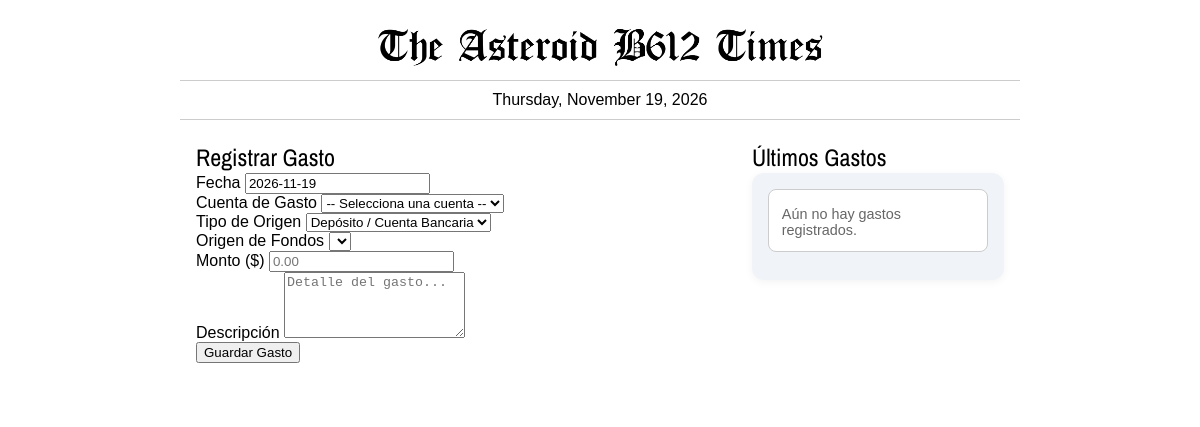
The app's page /add-gasto/, older data.
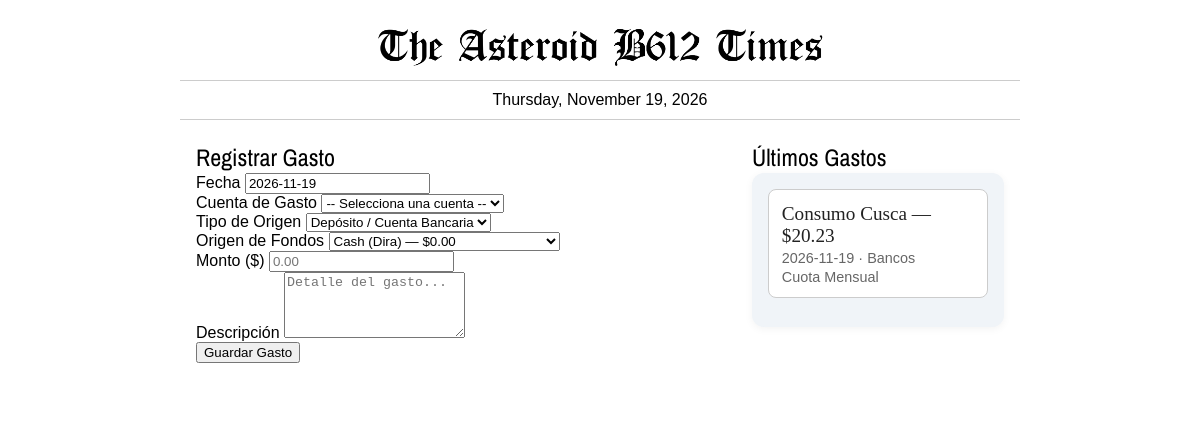
The same page, newer data.
### times/models.py (models this page shows, shortened)
class TrxGasto(models.Model):
    fecha = models.DateField()
    cuenta = models.ForeignKey(CuentaGasto, related_name='cta_gasto', on_delete=models.CASCADE)
    origen = models.IntegerField()
    tipo_origen = models.IntegerField()
    monto = models.DecimalField(max_digits=18,decimal_places=2)
    descripcion = models.TextField()

class CuentaGasto(models.Model):
    categoria = models.ForeignKey(CategoriaGastos, related_name='cat_gasto', on_delete=models.CASCADE)
    cuenta = models.CharField(max_length=256)

class CategoriaGastos(models.Model):
    categoria = models.CharField(max_length=256)

### times/views.py (the view, shortened to what this page needs)
# urls.py: path('add-gasto/', views.addGasto, name='addGasto'),
def addGasto(request):
    categorias = CategoriaGastos.objects.prefetch_related('cat_gasto').all().order_by('categoria')
    depositos = Depositos.objects.all().order_by('nombre')
    lineas_credito = LineaCredito.objects.all().order_by('nombre')
    ultimos_gastos = TrxGasto.objects.select_related('cuenta', 'cuenta__categoria').order_by('-fecha', '-id')[:10]
    return render(request, 'add-gasto.html', {
        'categorias': categorias,
        'depositos': depositos,
        'lineas_credito': lineas_credito,
        'ultimos_gastos': ultimos_gastos,
        'today': date.today().strftime('%Y-%m-%d'),
    })

### times/context_processors.py (called while the page is built)
def categories_processor(request):
    tipo_priority = ['book','movie','tv series', 'TV miniseries', 'bunko series', 'manga series']
    custom_tipo_order = Case(
        *[When(nom_categoria=t, then=Value(i)) for i, t in enumerate(tipo_priority)],
        default=Value(len(tipo_priority)),
        output_field=IntegerField()
    )
    return {
        'cats': (
            Categoria.objects.annotate(total_items=Count('item'))
            .filter(total_items__gt=0)
            .order_by(custom_tipo_order, '-total_items')
        ),
        'all_cats': (
            Categoria.objects.annotate(total_items=Count('item'))
            .order_by(custom_tipo_order, '-total_items')
        )
    }

### times/templates/add-gasto.html (shortened to what this page needs)
{% extends 'base_times.html' %}
{% load static %}
{% block izquierda %}
<h2>Registrar Gasto</h2>
<form method="post" class="times-form">
  <div class="form-group">
    <label for="datepicker">Fecha</label>
    <input type="text" id="datepicker" name="fecha" value="{{ today }}" required>
  </div>
  <div class="form-group">
    <label for="cuenta">Cuenta de Gasto</label>
    <select id="cuenta" name="cuenta" required>
      <option value="">-- Selecciona una cuenta --</option>
    </select>
  </div>
  <div class="form-group">
    <label for="tipo_origen">Tipo de Origen</label>
    <select id="tipo_origen" name="tipo_origen" required onchange="filtrarOrigenes()">
      <option value="1">Depósito / Cuenta Bancaria</option>
    </select>
  </div>
  <div class="form-group">
    <label for="origen">Origen de Fondos</label>
    <select id="origen" name="origen" required>
      {% for dep in depositos %}
        <option value="{{ dep.id }}" data-tipo="1">{{ dep.nombre }} ({{ dep.entidad }}) — ${{ dep.saldo }}</option>
      {% endfor %}
    </select>
  </div>
  <div class="form-group">
    <label for="monto">Monto ($)</label>
    <input type="number" id="monto" name="monto" step="0.01" min="0.01" placeholder="0.00" required>
  </div>
  <div class="form-group">
    <label for="descripcion">Descripción</label>
    <textarea id="descripcion" name="descripcion" rows="4" placeholder="Detalle del gasto..."></textarea>
  </div>
  <button type="submit" class="btn-submit">Guardar Gasto</button>
</form>
{% endblock %}
{% block derecha %}
<h2>Últimos Gastos</h2>
<ul class="styled-list">
  {% for g in ultimos_gastos %}
    <li>
      <span class="main-item">{{ g.cuenta.cuenta }} — ${{ g.monto }}</span>
      <span class="sub-item">{{ g.fecha|date:"Y-m-d" }} · {{ g.cuenta.categoria.categoria }}</span>
      {% if g.descripcion %}
        <span class="sub-item">{{ g.descripcion }}</span>
      {% endif %}
    </li>
  {% empty %}
    <li>
      <span class="sub-item">Aún no hay gastos registrados.</span>
    </li>
  {% endfor %}
</ul>
{% endblock %}

Row changes from the older to the newer data that the page shows:
added TrxGasto: cuenta.cuenta "Consumo Cusca", monto "20.23", fecha "2026-11-19", cuenta.categoria.categoria "Bancos", descripcion "Cuota Mensual"
Text that changed along with them:
form field origen: (not shown) → "Cash (Dira) — $0.00"
text no longer shown: "Aún no hay gastos registrados."
